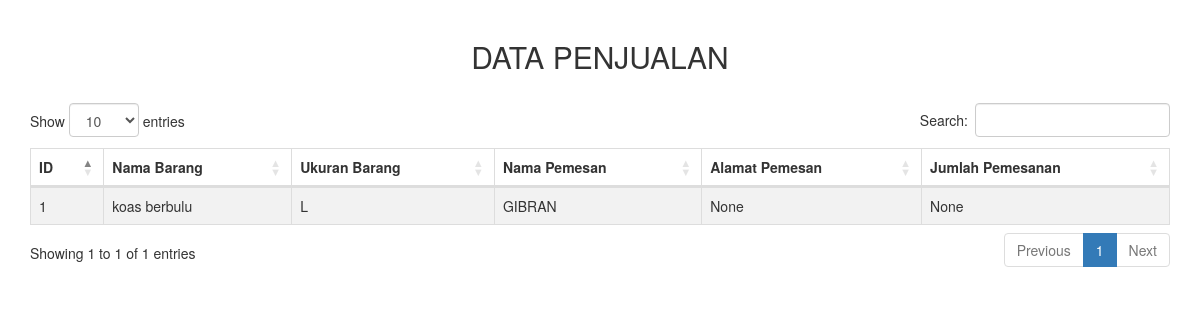
/pembeli/1/, run on an earlier commit of the app's database.
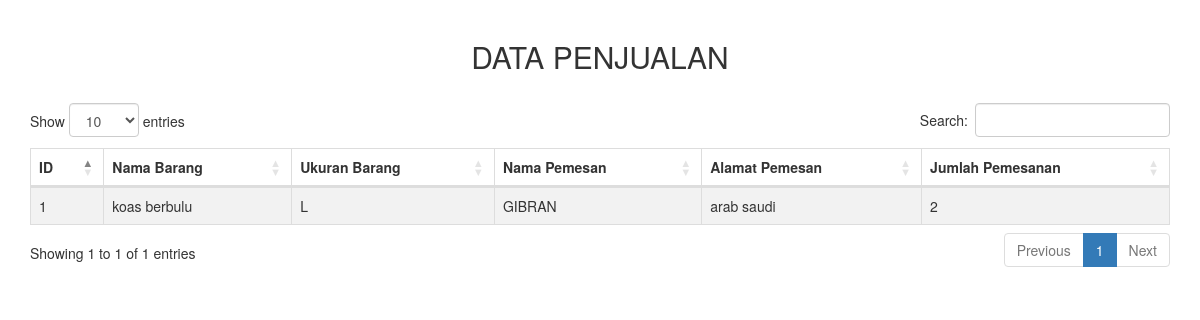
And on a later commit of the database.
### pembeli/models.py (models this page shows)
class Online(models.Model):
    nomor_id = models.CharField(max_length =5, null=True,blank=False)
    nama_barang = models.CharField(max_length=240, null=True,blank=False)
    ukuran_barang = models.CharField(max_length=6, null=True,blank=False)
    nama_pemesan = models.CharField(max_length=100, null=True,blank=False)
    alamat_pemesan = models.CharField(max_length=100, null=True,blank=False)
    jumlah_pemesanan = models.IntegerField(null=True,blank=False)

### pembeli/views.py (the view)
# urls.py: path('<id>/', views.detail),
def detail(req, id):
    task = models.Online.objects.filter(pk=id).first()
    return render(req, 'pembeli/detail.html',
    { 'data' : task,
    })

### pembeli/templates/pembeli/detail.html (shortened to what this page needs)
<!DOCTYPE html>
<html lang="en">
<head>
    <link rel="stylesheet" type="text/css" href="https://maxcdn.bootstrapcdn.com/bootstrap/3.3.7/css/bootstrap.min.css">
    <link rel="stylesheet" type="text/css" href="https://cdn.datatables.net/1.10.16/css/dataTables.bootstrap4.min.css">
</head>
<body>
    <div class="container" style="margin-top: 20px">
        <div class="row">
            <div class="col-md-12">
                <h2 style="text-align: center;margin-bottom: 30px">DATA PENJUALAN</h2>
                <table id="table_id" class="table table-striped table-bordered" cellspacing="0" width="100%">
                    <thead>
                        <tr>
                            <th>ID</th>
                            <th>Nama Barang</th>
                            <th>Ukuran Barang</th>
                            <th>Nama Pemesan</th>
                            <th>Alamat Pemesan</th>
                            <th>Jumlah Pemesanan</th>
                        </tr>
                    </thead>
                    <tbody>
                        <tr>
                            <td>{{data.id}}</td>
                            <td>{{data.nama_barang}}</td>
                            <td>{{data.ukuran_barang}}</td>
                            <td>{{data.nama_pemesan}}</td>
                            <td>{{data.alamat_pemesan}}</td>
                            <td>{{data.jumlah_pemesanan}}</td>
                        </tr>
                    </tbody>
                </table>
            </div>
        </div>
    </div>
</body>
</html>

What changed in the data, as far as the page shows it:
changed Online "koas berbulu": alamat_pemesan "None" → "arab saudi"; jumlah_pemesanan "None" → "2"
